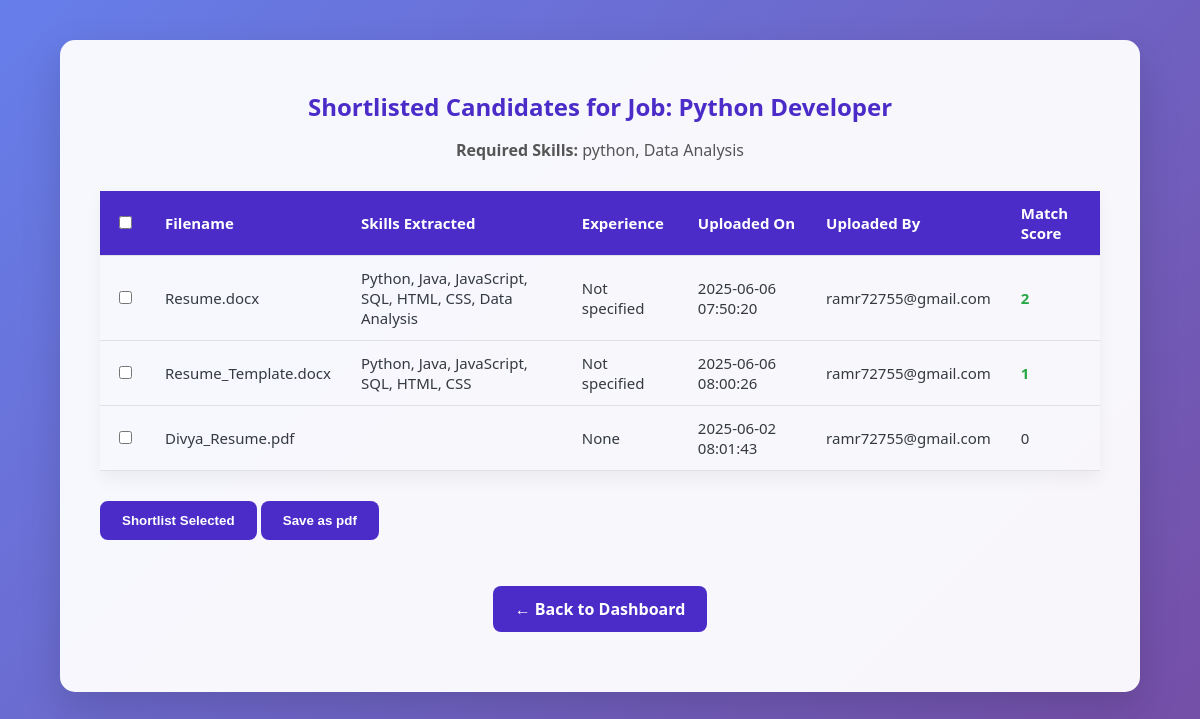
Page /job/1/matched-resumes (signed in) on the earlier database version.
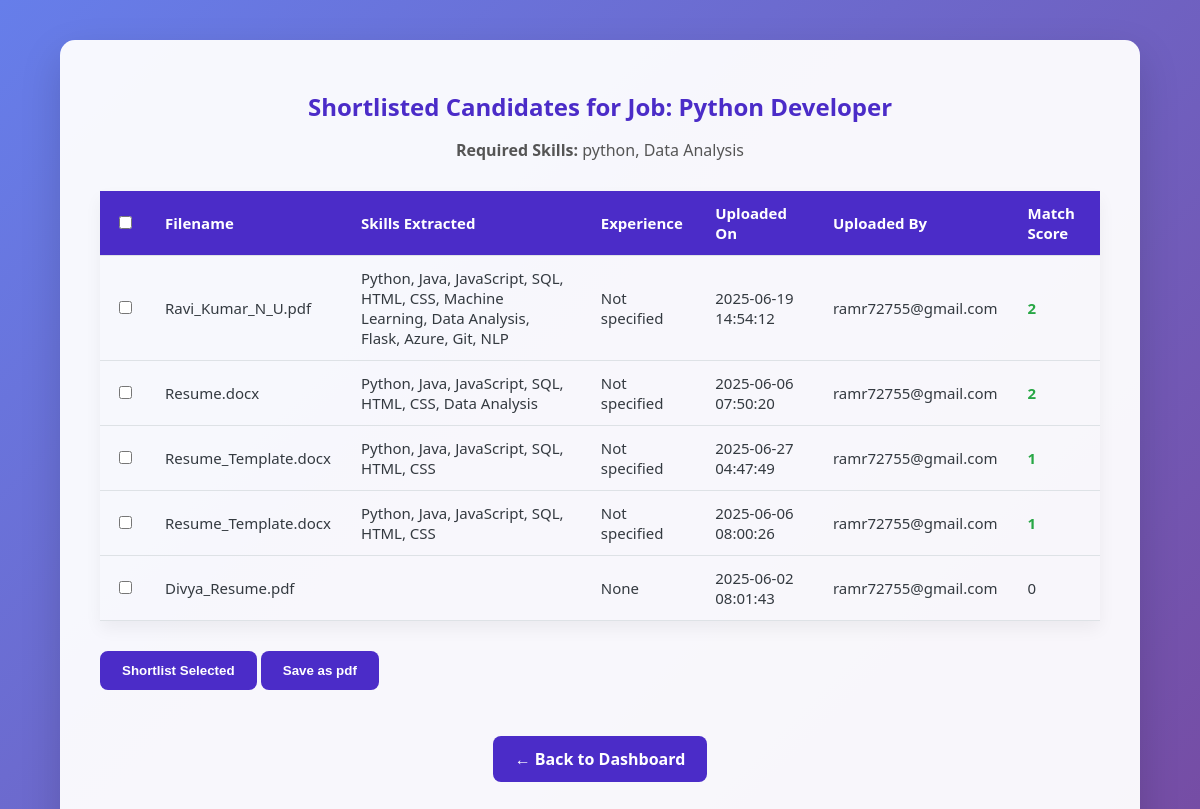
Same page on the later database version.
### tables this page shows
CREATE TABLE jobs (
        id INTEGER PRIMARY KEY AUTOINCREMENT,
        title TEXT NOT NULL,
        description TEXT NOT NULL,
        skills TEXT NOT NULL,
        posted_by TEXT NOT NULL,  -- email of the recruiter who posted
        created_at TIMESTAMP DEFAULT CURRENT_TIMESTAMP
    );

CREATE TABLE resumes (
        id INTEGER PRIMARY KEY AUTOINCREMENT,
        filename TEXT NOT NULL,
        parsed_name TEXT,
        parsed_email TEXT,
        parsed_skills TEXT,
        uploaded_by TEXT NOT NULL,
        upload_date TIMESTAMP DEFAULT CURRENT_TIMESTAMP
    , parsed_experience INTEGER, shortlisted TEXT DEFAULT 'no', shortlisted_label INTEGER DEFAULT NULL);

### app.py (the view)
@app.route('/job/<int:job_id>/matched-resumes')
def matched_resumes(job_id):
    if 'user' not in session:
        flash('Please login first.')
        return redirect(url_for('login'))
    conn = get_db_connection()
    job = conn.execute('SELECT * FROM jobs WHERE id = ?', (job_id,)).fetchone()
    if not job:
        flash('Job not found.')
        conn.close()
        return redirect(url_for('list_jobs'))
    resumes = conn.execute('SELECT * FROM resumes ORDER BY upload_date DESC').fetchall()
    conn.close()
    matched = match_resumes(job['skills'], resumes)
    return render_template('matched_resumes.html', job=job, resumes=matched)

### app.py (called while the page is built)
def get_db_connection():
    conn = sqlite3.connect('database.db')
    conn.row_factory = sqlite3.Row
    return conn

### matching_utils.py (called while the page is built)
def match_resumes(job_skills, resumes):
    job_skills_set = set(skill.strip().lower() for skill in job_skills.split(','))
    matched_resumes = []
    for resume in resumes:
        resume_skills_set = set(skill.strip().lower() for skill in resume['parsed_skills'].split(','))
        matched_skills = job_skills_set.intersection(resume_skills_set)
        score = len(matched_skills)
        matched_resumes.append({
            'filename': resume['filename'],
            'parsed_skills': resume['parsed_skills'],
            'parsed_experience': resume['parsed_experience'],
            'upload_date': resume['upload_date'],
            'uploaded_by': resume['uploaded_by'],
            'score': score
        })
    matched_resumes.sort(key=lambda x: x['score'], reverse=True)
    return matched_resumes

### templates/matched_resumes.html (shortened to what this page needs)
<!DOCTYPE html>
<html>
<head>
</head>
<body>
    <div class="container">
        <h2>Shortlisted Candidates for Job: {{ job.title }}</h2>
        <p><strong>Required Skills:</strong> {{ job.skills }}</p>
        <form id="resumeForm">
            <table id="resumeTable">
                <thead>
                    <tr>
                        <th><input type="checkbox" id="selectAll" onclick="toggleSelectAll(this)"></th>
                        <th>Filename</th>
                        <th>Skills Extracted</th>
                        <th>Experience</th>
                        <th>Uploaded On</th>
                        <th>Uploaded By</th>
                        <th>Match Score</th>
                    </tr>
                </thead>
                <tbody>
                    {% for resume in resumes %}
                    <tr class="resume-row">
                        <td data-label="Select">
                            <input type="checkbox" class="resume-checkbox" name="selected_resumes"
                                value="{{ resume.id }}">
                        </td>
                        <td data-label="Filename">{{ resume.filename }}</td>
                        <td data-label="Skills Extracted">{{ resume.parsed_skills }}</td>
                        <td data-label="Experience">{{ resume.parsed_experience }}</td>
                        <td data-label="Uploaded On">{{ resume.upload_date }}</td>
                        <td data-label="Uploaded By">{{ resume.uploaded_by }}</td>
                        <td data-label="Match Score" class="{{ 'high-score' if resume.score > 0 else '' }}">{{
                            resume.score }}</td>
                    </tr>
                    {% else %}
                    <tr>
                        <td colspan="7" style="text-align:center; padding: 20px;">No resumes found for this job.</td>
                    </tr>
                    {% endfor %}
                </tbody>
            </table>
            <button type="submit" class="submit-button">Shortlist Selected</button>
            <button type="button" class="submit-button" onclick="downloadSelectedAsPDF()">Save as pdf</button>
        </form>
        <p><a class="button-link" href="{{ url_for('dashboard') }}">← Back to Dashboard</a></p>
    </div>
</body>
</html>

### templates/matched_resumes.html (style rules this page uses)
body { font-family: 'Segoe UI', sans-serif; margin: 0; padding: 40px 20px; min-height: 100vh; background: linear-gradient(135deg, #667eea, #764ba2); color: #343a40; }
.container { background: rgba(255, 255, 255, 0.95); max-width: 1000px; margin: auto; border-radius: 15px; box-shadow: 0 16px 40px rgba(0, 0, 0, 0.15); padding: 30px 40px; }
h2 { color: #4b2cc8; font-weight: 700; margin-bottom: 10px; text-align: center; }
p { font-size: 1rem; margin-bottom: 30px; text-align: center; color: #555; }
table { width: 100%; border-collapse: collapse; font-size: 15px; box-shadow: 0 8px 16px rgba(0, 0, 0, 0.05); }
thead { background-color: #4b2cc8; color: white; }
th, td { padding: 12px 15px; border-bottom: 1px solid #dee2e6; text-align: left; }
.high-score { font-weight: bold; color: #28a745; }
a.button-link, button.submit-button { display: inline-block; margin-top: 30px; text-decoration: none; background-color: #4b2cc8; color: white; padding: 12px 22px; border-radius: 8px; font-weight: 600; border: none; cursor: pointer; transition: background-color 0.3s ease; }

Differences in the rows shown:
added resumes: filename "Ravi_Kumar_N_U.pdf", parsed_skills "Python, Java, JavaScript, SQL, HTML, CSS, Machine Learning, Data Analysis, Flask, Azure, Git, NLP", parsed_experience "Not specified", upload_date "2025-06-19 14:54:12", uploaded_by "ramr72755@gmail.com", score "2"
added resumes: filename "Resume_Template.docx", parsed_skills "Python, Java, JavaScript, SQL, HTML, CSS", parsed_experience "Not specified", upload_date "2025-06-27 04:47:49", uploaded_by "ramr72755@gmail.com", score "1"
